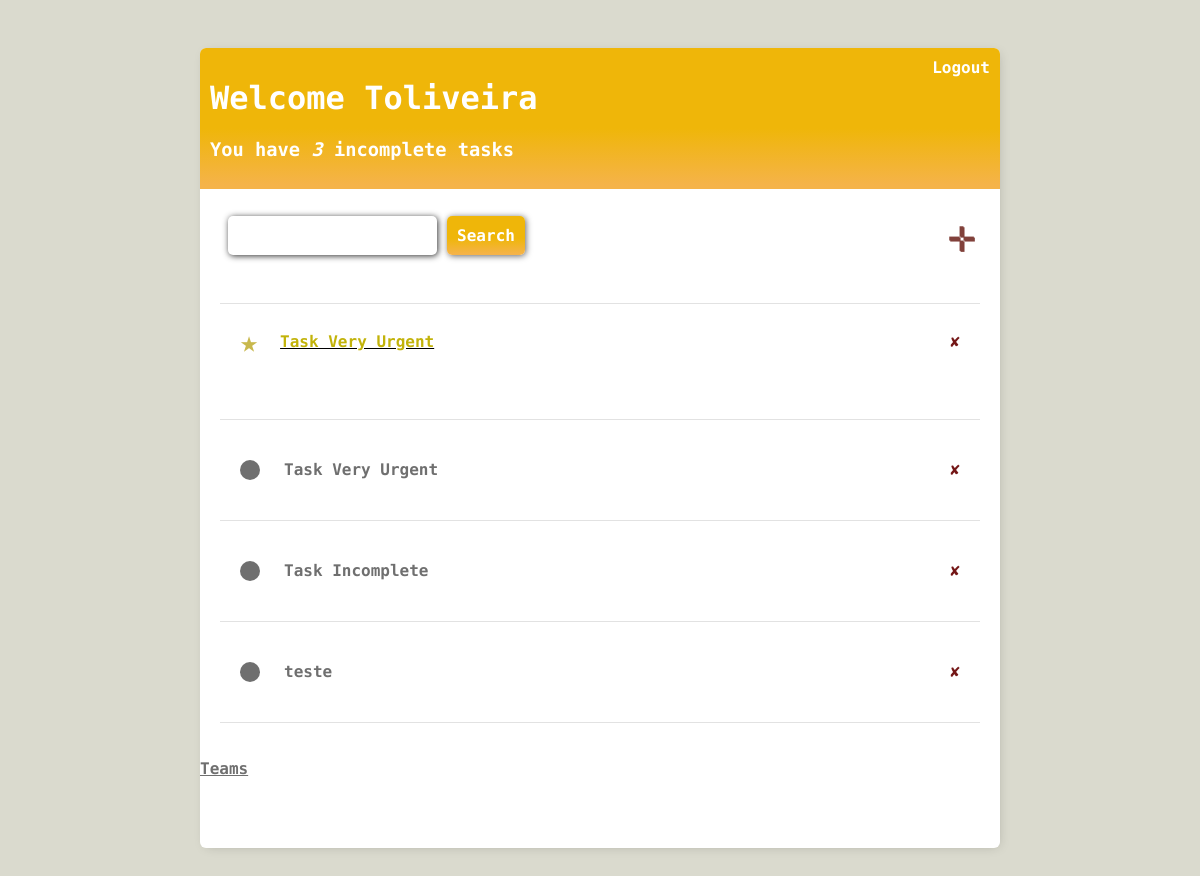
The app's page / (signed in) with its own data.
### main/models.py (models this page shows, shortened)
class Task(models.Model):
    user = models.ForeignKey(User, on_delete=models.CASCADE, null=True, blank=True)
    team = models.ForeignKey(Team, on_delete=models.CASCADE, null=True, blank=True)
    title = models.CharField(max_length=100, null=True, blank=True)
    description = models.TextField(null=True, blank=True)
    urgent = models.BooleanField(default=False)
    complete = models.BooleanField(default=False)
    created = models.DateTimeField(auto_now_add=True)
    class Meta:
        ordering = ["complete","created"]

### main/views.py (the view)
# urls.py: path('', taskList.as_view(), name='tasks'),
class taskList(LoginRequiredMixin, ListView):
    model = Task
    context_object_name = 'tasks'
    def get_context_data(self, **kwargs):
        context = super().get_context_data(**kwargs)
        context['tasks'] = context['tasks'].filter(user = self.request.user)
        context['count'] = context['tasks'].filter(complete = False).count()
        search_input = self.request.GET.get("search-area") or ''
        if search_input:
            context['tasks'] = context['tasks'].filter(title__icontains=search_input)
        context['search_input'] = search_input
        return context

### main/templates/main/task_list.html (shortened to what this page needs)
{% extends 'main/base.html' %}
{% block content %}
<div class="list-container">
    <div class="header-bar">
        <div>
            <h1>Welcome {{request.user|title}}</h1>
            <h3>You have <i>{{count}}</i> incomplete task{{count|pluralize:"s"}}</h3>
        </div>
        {% if request.user.is_authenticated %}
            <a href="{% url 'logout' %}">Logout</a>
        {% else %}
            <a href="{% url 'login' %}">Login</a>
        {% endif %}
    </div>
    <div class="list-form">
        <div class="list-form-header">
            <div class="list-form-search">
                <form method="GET">
                    <input type="text" name="search-area" value="{{search_input}}">
                    <input class="search-button" type="submit" value="Search">
                </form>
            </div>
            <a class="list-form-header-add" href="{% url 'task-create' %}">&#10011;</a>
        </div>
        <div class="list-VIP">
            {% for task in tasks %}
                {% if task.urgent and not task.complete%}
                <div class="list-VIP-content">
                    <div class="list-VIP-item">
                        <div class="list-VIP-icon">&#9733;</div>
                        <u><a href="{% url 'task-update' task.id%}">{{task.title}}</a></u>
                    </div>
                    <a href="{% url 'task-delete' task.id %}" class="list-delete">&#10008;</a>
                </div>
                {% endif %}
            {% endfor %}
        </div>
        <div class="list">
            {% for task in tasks %}
            <div class="list-content-wrapper">
                <div class="list-content-title">
                {% if task.complete %}
                    <div class="list-content-complete"></div>
                    <i><s><a href="{%url 'task-update' task.id%}">{{task.title}}</a></s></i>
                {%else%}
                    <div class="list-content-imcomplete"></div>
                    <a href="{%url 'task-update' task.id%}">{{task.title}}</a>
                {%endif%}
                </div>
                <div class="list-content-delete">
                    <a href="{%url 'task-delete' task.id%}" class="list-delete">&#10008;</a>
                </div>
            </div>
            {%empty%}
            <p>Task list is empty</p>
            {%endfor%}
        </div>
        <div class="team-container">
            <a href="{% url 'team-list'%}">Teams</a>
        </div>
    </div>
</div>
{% endblock %}

### static/css/style.css (style rules this page uses)
* { font-family: 'Roboto Mono', monospace; }
body { background-color: rgb(218, 218, 206); padding-top: 40px; }
.list-form { background-color: #fff; font-weight: 800; }
.header-bar { display: flex; justify-content: space-between; margin: 0; color: #fff; background: linear-gradient(0deg, rgb(245, 179, 73) 3%, rgb(239, 182, 9) 43%); padding: 10px; border-radius: 6px 6px 0 0; }
.header-bar a { text-decoration: none; color: #fff; font-size: 16px; }
.list-form-header { display: flex; align-items: center; justify-content: space-between; padding: 10px; padding-right: 25px; }
.list-form-header a { text-decoration: none; font-size: 45px; text-shadow: 1px 1px #81413b; color:#81413b; }
.list-form-header input[type=text] { padding: 10px; border-radius: 5px; font-size: 16px; border: none; box-shadow: 1px 1px 6px #000000ce; font-weight: 800; }
.search-button { padding: 10px; border-radius: 5px; border: none; background: linear-gradient(0deg, rgb(245, 179, 73) 3%, rgb(239, 182, 9) 43%); color: #fff; font-weight: 800; font-size: 16px; cursor: pointer; box-shadow: 1px 1px 6px #0000009a; }
.list-VIP { display: flex; flex-direction: column; padding: 20px; max-height: 11rem; overflow-y: auto; }
.list-VIP a { text-decoration: none; }
.list-delete { text-decoration: none; color:rgb(116, 23, 23); }
.list-VIP-content { display: flex; align-items: center; justify-content: space-between; padding: 20px; background-color: #fff; border-top: 1px solid rgb(226,226,226) }
.list-VIP-item { display: flex; align-items: center; justify-content: space-between; gap: 20px; }
.list-VIP-item a { color: rgb(194, 179, 10); }
.list-VIP-icon { font-weight: 800; font-size: 30px; margin-right: 2px; color: rgba(179, 156, 8, 0.722); }
.list-form-header { display: flex; align-items: center; }
.list { padding: 20px; display: flex; flex-direction: column; overflow: hidden; overflow-y: auto; max-height: 20em; min-height: auto; }
.list-container { min-height: 50rem; }
.list-content-wrapper { display: flex; align-items: center; justify-content: space-between; padding: 20px; background-color: #fff; border-top: 1px solid rgb(226,226,226); }
.list-content-title { display: flex; align-items: center; justify-content: space-between; padding: 20px; gap: 20px; }
.list-content-title a { text-decoration: none; margin-left: 4px; }
.list-content-imcomplete { width: 20px; height: 20px; background-color:rgb(111, 111, 111); border-radius: 50%; margin-left: -20px; }
.list-form-search { margin: 0; padding: 1.1em; display: flex; flex-direction: row; }
.list-form-search input[type=text] { width: 60%; }
a, p { color:rgb(111, 111, 111) }
a { font-weight: 600; }
input[type=text], input[type=password], textarea { padding: 10px; border-radius: 5px; font-size: 16px; border: none; box-shadow: 1px 1px 6px #000000ce; font-weight: 800; width: 90%; }

### records on screen
Task: title "Task Very Urgent"
Task: title "Task Incomplete"
Task: title "teste"

### other values on screen
{{ request.user|title }} "Toliveira"
{{ count }} "3"
